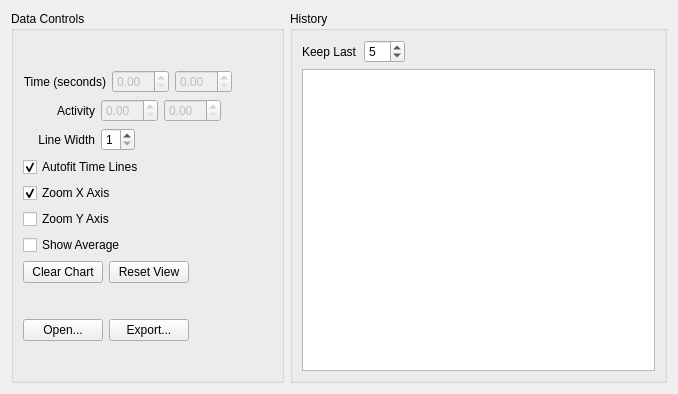
<?xml version="1.0" encoding="UTF-8"?>
<ui version="4.0">
 <class>Form</class>
 <widget class="QWidget" name="Form">
  <property name="geometry">
   <rect>
    <x>0</x>
    <y>0</y>
    <width>678</width>
    <height>394</height>
   </rect>
  </property>
  <property name="windowTitle">
   <string>Form</string>
  </property>
  <layout class="QVBoxLayout" name="verticalLayout_3">
   <item>
    <layout class="QHBoxLayout" name="horizontalLayout_6">
     <item>
      <widget class="QGroupBox" name="groupBox">
       <property name="sizePolicy">
        <sizepolicy hsizetype="Fixed" vsizetype="Preferred">
         <horstretch>0</horstretch>
         <verstretch>0</verstretch>
        </sizepolicy>
       </property>
       <property name="title">
        <string>Data Controls</string>
       </property>
       <layout class="QGridLayout" name="gridLayout_2">
        <item row="0" column="0">
         <layout class="QVBoxLayout" name="verticalLayout">
          <item>
           <layout class="QHBoxLayout" name="horizontalLayout_2">
            <item>
             <widget class="QLabel" name="label_2">
              <property name="sizePolicy">
               <sizepolicy hsizetype="Fixed" vsizetype="Preferred">
                <horstretch>0</horstretch>
                <verstretch>0</verstretch>
               </sizepolicy>
              </property>
              <property name="minimumSize">
               <size>
                <width>72</width>
                <height>0</height>
               </size>
              </property>
              <property name="text">
               <string>Time (seconds)</string>
              </property>
              <property name="alignment">
               <set>Qt::AlignRight|Qt::AlignTrailing|Qt::AlignVCenter</set>
              </property>
             </widget>
            </item>
            <item>
             <widget class="QDoubleSpinBox" name="TDMinTime">
              <property name="enabled">
               <bool>false</bool>
              </property>
             </widget>
            </item>
            <item>
             <widget class="QDoubleSpinBox" name="TDMaxTime">
              <property name="enabled">
               <bool>false</bool>
              </property>
             </widget>
            </item>
            <item>
             <spacer name="horizontalSpacer_5">
              <property name="orientation">
               <enum>Qt::Horizontal</enum>
              </property>
              <property name="sizeHint" stdset="0">
               <size>
                <width>40</width>
                <height>20</height>
               </size>
              </property>
             </spacer>
            </item>
           </layout>
          </item>
          <item>
           <layout class="QHBoxLayout" name="horizontalLayout">
            <item>
             <widget class="QLabel" name="label">
              <property name="sizePolicy">
               <sizepolicy hsizetype="Fixed" vsizetype="Preferred">
                <horstretch>0</horstretch>
                <verstretch>0</verstretch>
               </sizepolicy>
              </property>
              <property name="minimumSize">
               <size>
                <width>72</width>
                <height>0</height>
               </size>
              </property>
              <property name="layoutDirection">
               <enum>Qt::LeftToRight</enum>
              </property>
              <property name="text">
               <string>Activity</string>
              </property>
              <property name="alignment">
               <set>Qt::AlignRight|Qt::AlignTrailing|Qt::AlignVCenter</set>
              </property>
             </widget>
            </item>
            <item>
             <widget class="QDoubleSpinBox" name="TDMinActivity">
              <property name="enabled">
               <bool>false</bool>
              </property>
             </widget>
            </item>
            <item>
             <widget class="QDoubleSpinBox" name="TDMaxActivity">
              <property name="enabled">
               <bool>false</bool>
              </property>
             </widget>
            </item>
            <item>
             <spacer name="horizontalSpacer_4">
              <property name="orientation">
               <enum>Qt::Horizontal</enum>
              </property>
              <property name="sizeHint" stdset="0">
               <size>
                <width>40</width>
                <height>20</height>
               </size>
              </property>
             </spacer>
            </item>
           </layout>
          </item>
          <item>
           <layout class="QHBoxLayout" name="horizontalLayout_7">
            <item>
             <widget class="QLabel" name="lineWidthLabel">
              <property name="sizePolicy">
               <sizepolicy hsizetype="Fixed" vsizetype="Preferred">
                <horstretch>0</horstretch>
                <verstretch>0</verstretch>
               </sizepolicy>
              </property>
              <property name="minimumSize">
               <size>
                <width>72</width>
                <height>0</height>
               </size>
              </property>
              <property name="text">
               <string>Line Width</string>
              </property>
              <property name="alignment">
               <set>Qt::AlignRight|Qt::AlignTrailing|Qt::AlignVCenter</set>
              </property>
             </widget>
            </item>
            <item>
             <widget class="QSpinBox" name="lineWidthSpinBox">
              <property name="sizePolicy">
               <sizepolicy hsizetype="Minimum" vsizetype="Fixed">
                <horstretch>0</horstretch>
                <verstretch>0</verstretch>
               </sizepolicy>
              </property>
              <property name="minimum">
               <number>1</number>
              </property>
              <property name="maximum">
               <number>3</number>
              </property>
              <property name="value">
               <number>1</number>
              </property>
             </widget>
            </item>
            <item>
             <spacer name="horizontalSpacer_6">
              <property name="orientation">
               <enum>Qt::Horizontal</enum>
              </property>
              <property name="sizeHint" stdset="0">
               <size>
                <width>40</width>
                <height>20</height>
               </size>
              </property>
             </spacer>
            </item>
           </layout>
          </item>
          <item>
           <widget class="QCheckBox" name="autoFitTimeLinesCheckBox">
            <property name="text">
             <string>Autofit Time Lines</string>
            </property>
            <property name="checked">
             <bool>true</bool>
            </property>
           </widget>
          </item>
          <item>
           <widget class="QCheckBox" name="zoomXCheckBox">
            <property name="text">
             <string>Zoom X Axis</string>
            </property>
            <property name="checked">
             <bool>true</bool>
            </property>
           </widget>
          </item>
          <item>
           <widget class="QCheckBox" name="zoomYCheckBox">
            <property name="text">
             <string>Zoom Y Axis</string>
            </property>
           </widget>
          </item>
          <item>
           <widget class="QCheckBox" name="TDShowAverage">
            <property name="text">
             <string>Show Average</string>
            </property>
           </widget>
          </item>
          <item>
           <layout class="QHBoxLayout" name="horizontalLayout_5">
            <item>
             <widget class="QPushButton" name="TDClearChart">
              <property name="text">
               <string>Clear Chart</string>
              </property>
             </widget>
            </item>
            <item>
             <widget class="QPushButton" name="resetViewButton">
              <property name="text">
               <string>Reset View</string>
              </property>
             </widget>
            </item>
            <item>
             <spacer name="horizontalSpacer_3">
              <property name="orientation">
               <enum>Qt::Horizontal</enum>
              </property>
              <property name="sizeHint" stdset="0">
               <size>
                <width>40</width>
                <height>20</height>
               </size>
              </property>
             </spacer>
            </item>
           </layout>
          </item>
         </layout>
        </item>
        <item row="1" column="0">
         <layout class="QHBoxLayout" name="horizontalLayout_10">
          <item>
           <widget class="QPushButton" name="openTimeLineButton">
            <property name="toolTip">
             <string>Open Plot Data ...</string>
            </property>
            <property name="text">
             <string>Open...</string>
            </property>
           </widget>
          </item>
          <item>
           <widget class="QPushButton" name="exportImageButton">
            <property name="toolTip">
             <string>Export to Image File</string>
            </property>
            <property name="text">
             <string>Export...</string>
            </property>
           </widget>
          </item>
          <item>
           <spacer name="horizontalSpacer_7">
            <property name="orientation">
             <enum>Qt::Horizontal</enum>
            </property>
            <property name="sizeHint" stdset="0">
             <size>
              <width>40</width>
              <height>20</height>
             </size>
            </property>
           </spacer>
          </item>
         </layout>
        </item>
       </layout>
      </widget>
     </item>
     <item>
      <widget class="QGroupBox" name="groupBox_2">
       <property name="sizePolicy">
        <sizepolicy hsizetype="MinimumExpanding" vsizetype="Preferred">
         <horstretch>0</horstretch>
         <verstretch>0</verstretch>
        </sizepolicy>
       </property>
       <property name="title">
        <string>History</string>
       </property>
       <layout class="QGridLayout" name="gridLayout">
        <item row="0" column="0">
         <layout class="QVBoxLayout" name="verticalLayout_2">
          <item>
           <layout class="QHBoxLayout" name="horizontalLayout_3">
            <item>
             <widget class="QLabel" name="label_3">
              <property name="text">
               <string>Keep Last</string>
              </property>
             </widget>
            </item>
            <item>
             <widget class="QSpinBox" name="TDKeepLast">
              <property name="maximum">
               <number>10</number>
              </property>
              <property name="value">
               <number>5</number>
              </property>
             </widget>
            </item>
            <item>
             <spacer name="horizontalSpacer">
              <property name="orientation">
               <enum>Qt::Horizontal</enum>
              </property>
              <property name="sizeHint" stdset="0">
               <size>
                <width>40</width>
                <height>20</height>
               </size>
              </property>
             </spacer>
            </item>
           </layout>
          </item>
         </layout>
        </item>
        <item row="1" column="0">
         <widget class="QListWidget" name="TDHistoryList"/>
        </item>
       </layout>
      </widget>
     </item>
    </layout>
   </item>
  </layout>
 </widget>
 <resources/>
 <connections/>
</ui>
